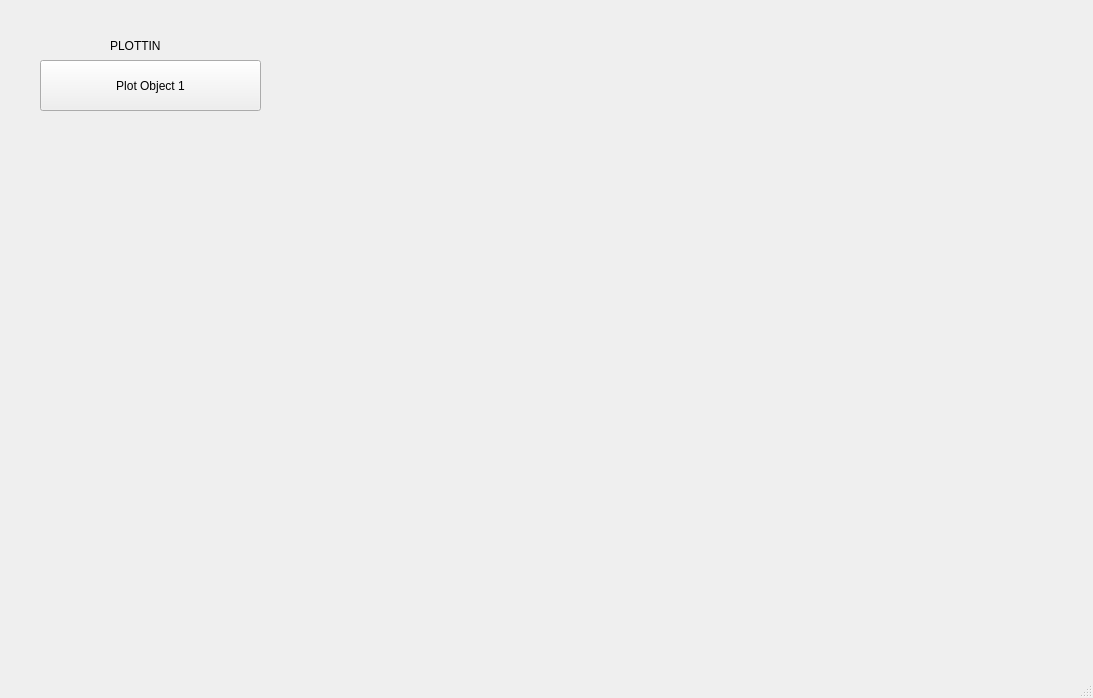
<?xml version="1.0" encoding="UTF-8"?>
<ui version="4.0">
 <class>MainWindow</class>
 <widget class="QMainWindow" name="MainWindow">
  <property name="geometry">
   <rect>
    <x>0</x>
    <y>0</y>
    <width>1093</width>
    <height>698</height>
   </rect>
  </property>
  <property name="windowTitle">
   <string>MainWindow</string>
  </property>
  <widget class="QWidget" name="centralwidget">
   <widget class="QPushButton" name="pushButton">
    <property name="geometry">
     <rect>
      <x>40</x>
      <y>60</y>
      <width>221</width>
      <height>51</height>
     </rect>
    </property>
    <property name="text">
     <string>Plot Object 1</string>
    </property>
   </widget>
   <widget class="QLabel" name="label">
    <property name="geometry">
     <rect>
      <x>110</x>
      <y>30</y>
      <width>51</width>
      <height>31</height>
     </rect>
    </property>
    <property name="text">
     <string>PLOTTING</string>
    </property>
   </widget>
  </widget>
  <widget class="QMenuBar" name="menubar">
   <property name="geometry">
    <rect>
     <x>0</x>
     <y>0</y>
     <width>1093</width>
     <height>21</height>
    </rect>
   </property>
  </widget>
  <widget class="QStatusBar" name="statusbar"/>
 </widget>
 <resources/>
 <connections/>
</ui>
